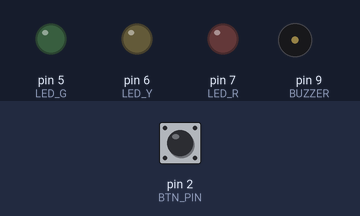
Bench run of a sketch on a simulated Arduino Uno, built with avr-gcc and run on an emulated ATmega328P. Shown: output pins drawn as LEDs (lit = HIGH), buzzer (waves = sounding). Inputs (shaded band) come from the test bench; at power-on: pin 2 (BTN_PIN) HIGH.

Above: at 1.2 s.
1.3 s: pin 2 (BTN_PIN) pulled LOW for 0.15 s
At 1.9 s:
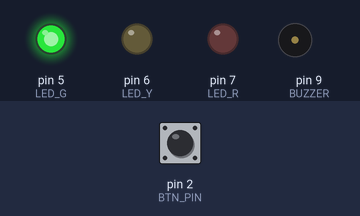
4.4 s: pin 2 (BTN_PIN) pulled LOW for 1 s
At 6.0 s:
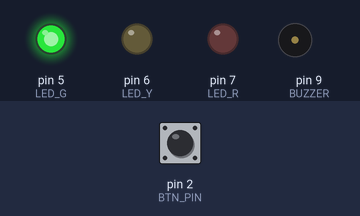
8.4 s: pin 2 (BTN_PIN) pulled LOW for 3.2 s
At 14.49 s:
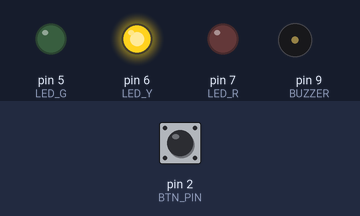
14.6 s: pin 2 (BTN_PIN) pulled LOW for 0.15 s
At 23.8 s:
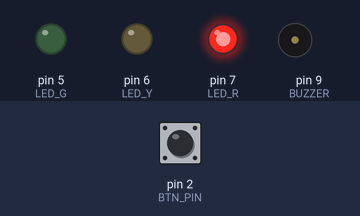
Timing chart, 0 to 26.0 s (numbered marks = the images above; inputs shaded):
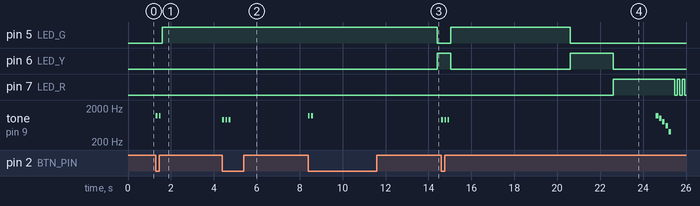

Measured:
- after the input at 1.3 s, pin 5 (LED_G): LOW → HIGH after 0.30 s; tone on pin 9 (BUZZER): alternates 1200 Hz for 0.08 s and silent for 0.07 s, 4 changes in all, then stays silent, starting at once
- after the input at 4.4 s, pin 5 (LED_G): stays HIGH (without the input it goes to LOW after 2.9 s); pin 6 (LED_Y): stays LOW (without the input it goes to HIGH after 2.9 s); tone on pin 9 (BUZZER): alternates 900 Hz for 0.08 s and silent for 0.07 s, 6 changes in all, then stays silent, starting at once
- after the input at 8.4 s, pin 5 (LED_G): HIGH → LOW after 6.0 s instead of 2.0 s; pin 7 (LED_R): stays LOW (without the input it goes to HIGH after 4.0 s)
- after the input at 14.6 s, pin 5 (LED_G): LOW → HIGH after 0.45 s, → LOW 5.5 s later; pin 6 (LED_Y): HIGH → LOW after 0.45 s instead of 1.8 s

The sketch:

arduino_timer_leds.ino
```cpp
// arduino_timer_leds_fixed.ino
// Two-player game timer using a single button, LEDs (G/Y/R) and a buzzer.
// Board: Arduino Uno/Nano (AVR)

#include <Arduino.h>

const uint8_t BTN_PIN = 2;         // interrupt-capable
const uint8_t LED_G   = 5, LED_Y = 6, LED_R = 7;
const uint8_t BUZZER  = 9;

const unsigned long TURN_MS   = 10000;
const unsigned long WARN_Y_MS = 4000;
const unsigned long WARN_R_MS = 2000;
const unsigned long DEBOUNCE_MS = 80;

volatile bool btnInterruptFlag = false;   // set in ISR, handled in loop
unsigned long lastBtnTime = 0;

enum State { IDLE, P1_RUNNING, P2_RUNNING, TIMEOUT } state = IDLE;
uint8_t activePlayer = 1;
unsigned long deadline = 0;

// --- ISR: keep tiny (no millis/Serial) ---
void onButtonISR() { btnInterruptFlag = true; }

void beep(int freq, int ms, int pause=60) {
  tone(BUZZER, freq, ms);
  delay(ms + pause);
}

void startTurn(uint8_t p) {
  activePlayer = p;
  deadline = millis() + TURN_MS;
  state = (p == 1) ? P1_RUNNING : P2_RUNNING;
  int count = (p == 1) ? 2 : 3;
  int f = (p == 1) ? 1200 : 900;
  for (int i = 0; i < count; i++) { beep(f, 80, 70); }
}

void lightsFor(unsigned long remain) {
  digitalWrite(LED_G, remain > WARN_Y_MS);
  digitalWrite(LED_Y, (remain <= WARN_Y_MS && remain > WARN_R_MS));
  digitalWrite(LED_R, remain <= WARN_R_MS);
}

void setup() {
  pinMode(BTN_PIN, INPUT_PULLUP);
  attachInterrupt(digitalPinToInterrupt(BTN_PIN), onButtonISR, FALLING);

  pinMode(LED_G, OUTPUT); pinMode(LED_Y, OUTPUT); pinMode(LED_R, OUTPUT);
  pinMode(BUZZER, OUTPUT);
}

void loop() {
  // Debounce & handle press in the main loop (not in ISR)
  if (btnInterruptFlag) {
    if (millis() - lastBtnTime >= DEBOUNCE_MS) {
      if (digitalRead(BTN_PIN) == LOW) {
        lastBtnTime = millis();

        if (state == IDLE || state == TIMEOUT) {
          startTurn( (state == IDLE) ? 1 : (activePlayer == 1 ? 2 : 1) );
        } else {
          startTurn( activePlayer == 1 ? 2 : 1 );
        }

        // wait for release to avoid repeats
        while (digitalRead(BTN_PIN) == LOW) { delay(5); }
      }
    }
    btnInterruptFlag = false;
  }

  if (state == P1_RUNNING || state == P2_RUNNING) {
    long remain = (long)deadline - (long)millis();
    if (remain <= 0) {
      state = TIMEOUT;

      // REPLACEMENT for brace-initializer loop:
      int tones[] = {1200, 1000, 800, 600, 400};
      for (uint8_t i = 0; i < 5; i++) { beep(tones[i], 120, 30); }

      // Blink red while waiting
      for (uint8_t i = 0; i < 6 && state == TIMEOUT; i++) {
        digitalWrite(LED_R, HIGH); delay(120);
        digitalWrite(LED_R, LOW);  delay(120);
      }
    } else {
      lightsFor((unsigned long)remain);
    }
  }
}
```
